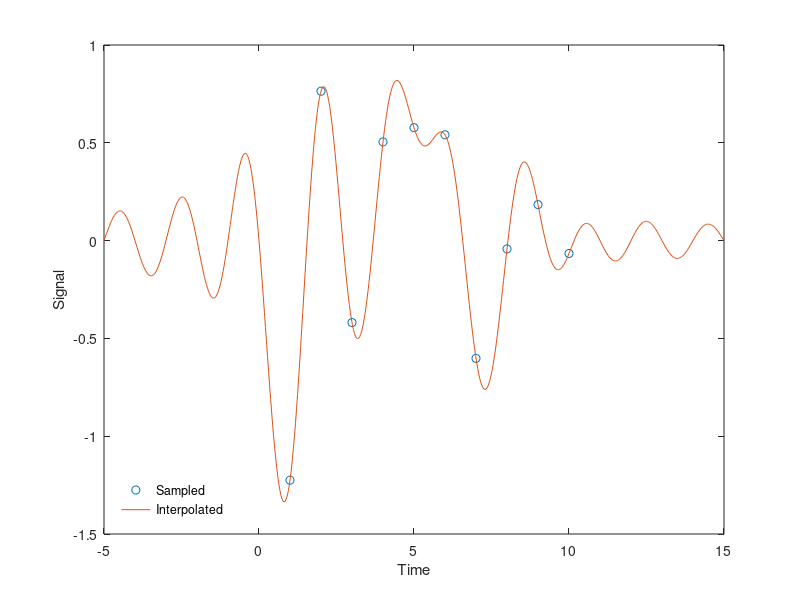

The MATLAB source for this figure:
rng default

t = 1:10;
x = randn(size(t))';
ts = linspace(-5,15,600);
[Ts,T] = ndgrid(ts,t);
y = sinc(Ts - T)*x;

plot(t,x,'o',ts,y)
xlabel Time, ylabel Signal
legend('Sampled','Interpolated','Location','SouthWest')
legend boxoff